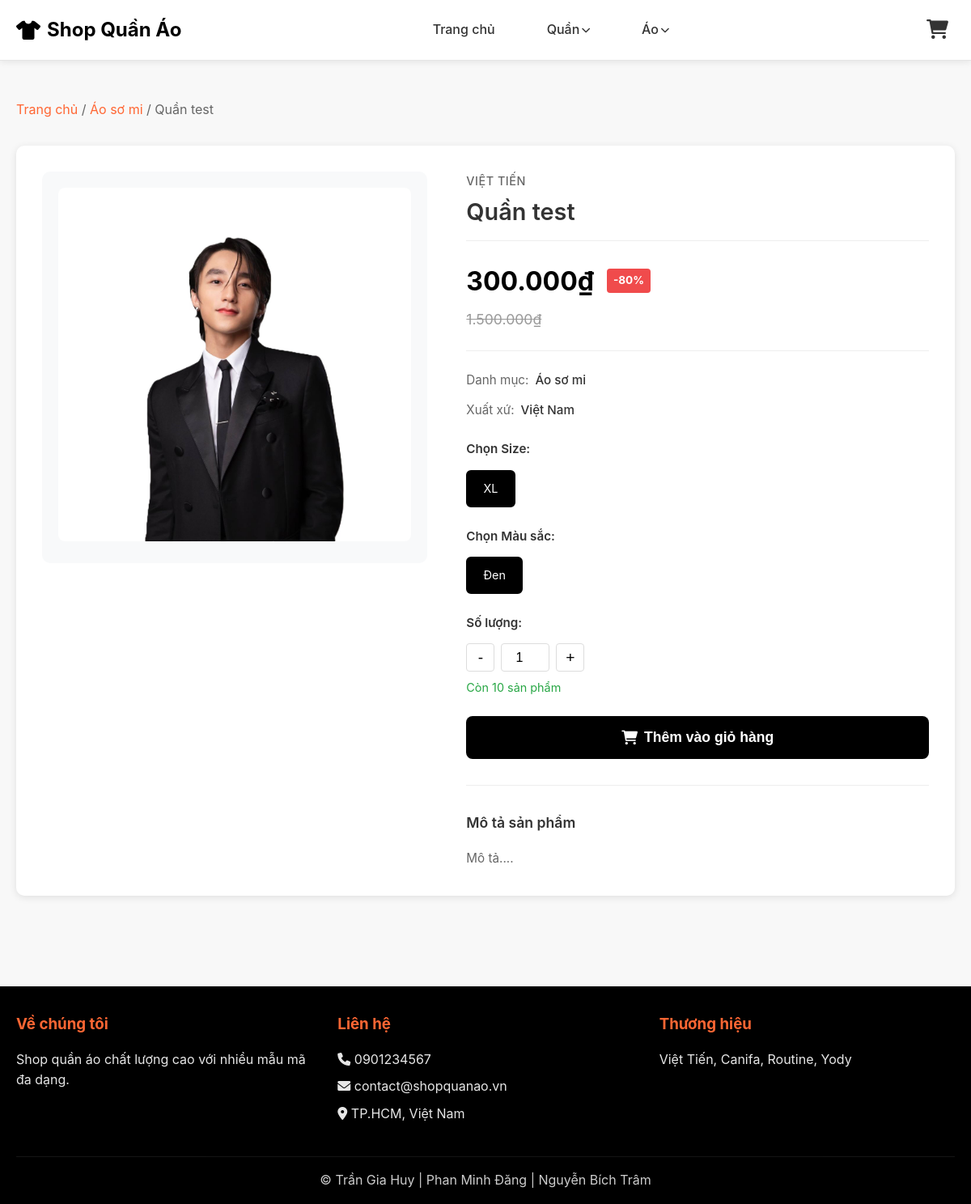
The app's page /public/index.php?controller=product&action=detail&id=6, older data.
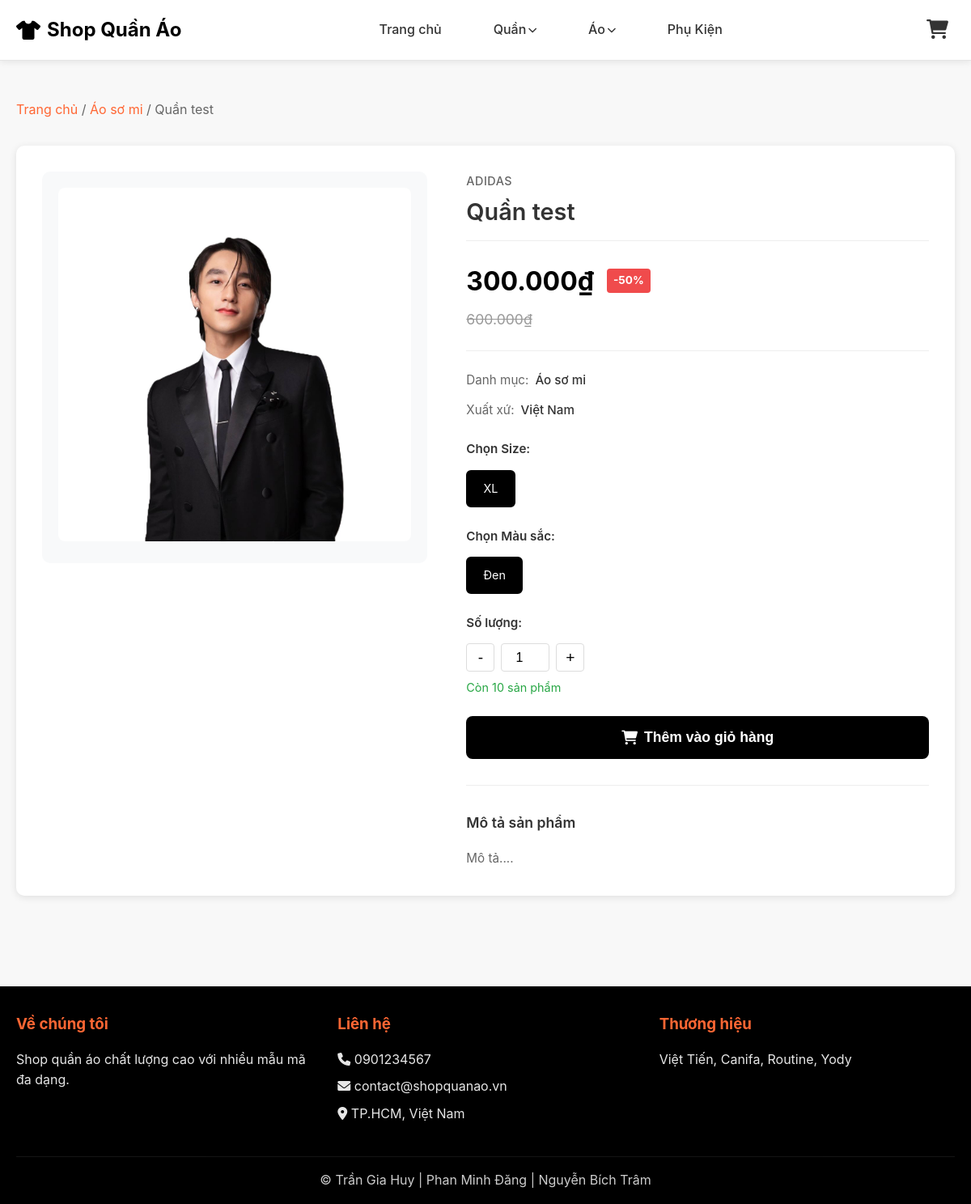
The same page, newer data.
### tables this page shows
CREATE TABLE `danhmuc` (
  `MaDM` int(11) NOT NULL,
  `TenDM` varchar(100) DEFAULT NULL,
  `MaDM_Cha` int(11) DEFAULT NULL
);

CREATE TABLE `sanpham` (
  `MaSP` int(11) NOT NULL,
  `TenSP` varchar(100) DEFAULT NULL,
  `MaDM` int(11) DEFAULT NULL,
  `MaTH` int(11) DEFAULT NULL,
  `XuatXu` varchar(100) DEFAULT NULL,
  `MoTa` text DEFAULT NULL,
  `HinhAnh` varchar(255) DEFAULT NULL
);

CREATE TABLE `thuonghieu` (
  `MaTH` int(11) NOT NULL,
  `TenTH` varchar(100) DEFAULT NULL
);

CREATE TABLE `sanpham_bienthe` (
  `MaSP_BienThe` int(11) NOT NULL,
  `MaSP` int(11) DEFAULT NULL,
  `KichThuoc` varchar(10) DEFAULT NULL,
  `MauSac` varchar(50) DEFAULT NULL,
  `GiaNhap` decimal(10,2) DEFAULT NULL,
  `GiaBan` decimal(10,2) DEFAULT NULL,
  `GiaGoc` decimal(10,2) DEFAULT NULL,
  `TonKho` int(11) DEFAULT NULL,
  `NgayCapNhat` date DEFAULT NULL
);

### app/controllers/ProductController.php (called while the page is built, shortened)
<?php
require_once __DIR__ . '/../../core/Controller.php';
class ProductController extends Controller {
    public function detail() {
        $productId = isset($_GET['id']) ? intval($_GET['id']) : 0;
        $productModel = $this->model('Product');
        $product = $productModel->getProductDetail($productId);
        $variants = $productModel->getProductVariants($productId, true);
        $successMessage = null;
        $data = [
            'page_title' => $product['TenSP'],
            'product' => $product,
            'variants' => $variants,
            'successMessage' => $successMessage
        ];
        $this->view('product/detail', $data);
    }
}
?>

### core/Model.php (called while the page is built, shortened)
<?php
class Model {
    protected $db;
    public function __construct() {
        $this->db = $this->connectDB();
    }
    private function connectDB() {
        $conn = new mysqli(DB_HOST, DB_USER, DB_PASS, DB_NAME);
        $conn->set_charset("utf8mb4");
        return $conn;
    }
    public function query($sql) {
        return $this->db->query($sql);
    }
}
?>

### app/models/Category.php (called while the page is built, shortened)
<?php
require_once __DIR__ . '/../../core/Model.php';
class Category extends Model {
    public function getParentCategories() {
        $sql = "SELECT * FROM danhmuc WHERE MaDM_Cha IS NULL ORDER BY MaDM";
        $result = $this->query($sql);
        if ($result) {
            return $result->fetch_all(MYSQLI_ASSOC);
        }
        return [];
    }
    public function getChildCategories($parentId) {
        $sql = "SELECT * FROM danhmuc WHERE MaDM_Cha = " . intval($parentId) . " ORDER BY MaDM";
        $result = $this->query($sql);
        if ($result) {
            return $result->fetch_all(MYSQLI_ASSOC);
        }
        return [];
    }
    public function getCategoriesTree() {
        $parents = $this->getParentCategories();
        $tree = [];
        foreach ($parents as $parent) {
            $parent['children'] = $this->getChildCategories($parent['MaDM']);
            $tree[] = $parent;
        }
        return $tree;
    }
}
?>

### app/models/Product.php (called while the page is built, shortened)
<?php
require_once __DIR__ . '/../../core/Model.php';
class Product extends Model {
    public function getProductDetail($productId) {
        $sql = "SELECT sp.*, dm.TenDM, th.TenTH
                FROM sanpham sp
                LEFT JOIN danhmuc dm ON sp.MaDM = dm.MaDM
                LEFT JOIN thuonghieu th ON sp.MaTH = th.MaTH
                WHERE sp.MaSP = " . intval($productId);
        $result = $this->query($sql);
        if ($result && $result->num_rows > 0) {
            return $result->fetch_assoc();
        }
        return null;
    }
    public function getProductVariants($productId, $onlyInStock = false) {
        $sql = "SELECT *,
                CASE
                    WHEN GiaGoc > 0 AND GiaGoc > GiaBan THEN ROUND(((GiaGoc - GiaBan) / GiaGoc) * 100, 0)
                    ELSE 0
                END as PhanTramGiam
                FROM sanpham_bienthe
                WHERE MaSP = " . intval($productId);
        if ($onlyInStock) {
            $sql .= " AND TonKho > 0";
        }
        $sql .= " ORDER BY KichThuoc, MauSac";
        $result = $this->query($sql);
        if ($result) {
            return $result->fetch_all(MYSQLI_ASSOC);
        }
        return [];
    }
}
?>

### app/views/product/detail.php (the view, shortened to what the changed rows need)
<?php require_once __DIR__ . '/../layouts/header.php'; ?>
<div class="container">
    <div class="breadcrumb">
        <a href="index.php">Trang chủ</a> /
        <a href="index.php?category=<?php echo $product['MaDM']; ?>"><?php echo htmlspecialchars($product['TenDM']); ?></a> /
        <span><?php echo htmlspecialchars($product['TenSP']); ?></span>
    </div>
    <div class="product-detail">
        <div class="product-detail-left">
            <div class="product-detail-image">
                <?php if (!empty($product['HinhAnh'])): ?>
                    <img src="uploads/products/<?php echo htmlspecialchars($product['HinhAnh']); ?>"
                         alt="<?php echo htmlspecialchars($product['TenSP']); ?>">
                <?php endif; ?>
            </div>
        </div>
        <div class="product-detail-right">
            <div class="product-detail-info">
                <div class="product-brand-text"><?php echo htmlspecialchars($product['TenTH']); ?></div>
                <h1 class="product-title"><?php echo htmlspecialchars($product['TenSP']); ?></h1>
                <?php if (!empty($variants)): ?>
                    <?php
                    $firstVariant = $variants[0];
                    $hasDiscount = !empty($firstVariant['GiaGoc']) && $firstVariant['GiaGoc'] > $firstVariant['GiaBan'];
                    ?>
                    <div class="product-price-section">
                        <div class="price-row">
                            <span class="price-current" id="detail-price"><?php echo number_format($firstVariant['GiaBan'], 0, ',', '.'); ?>₫</span>
                            <?php if ($hasDiscount): ?>
                                <span class="price-badge">-<?php echo $firstVariant['PhanTramGiam']; ?>%</span>
                            <?php endif; ?>
                        </div>
                        <?php if ($hasDiscount): ?>
                            <div class="price-original" id="detail-price-original"><?php echo number_format($firstVariant['GiaGoc'], 0, ',', '.'); ?>₫</div>
                        <?php endif; ?>
                    </div>
                <?php endif; ?>
                <div class="product-meta">
                    <div class="meta-item">
                        <span class="meta-label">Danh mục:</span>
                        <span class="meta-value"><?php echo htmlspecialchars($product['TenDM']); ?></span>
                    </div>
                    <div class="meta-item">
                        <span class="meta-label">Xuất xứ:</span>
                        <span class="meta-value"><?php echo htmlspecialchars($product['XuatXu']); ?></span>
                    </div>
                </div>
                <?php if (!empty($variants)): ?>
                <form method="POST" action="" class="product-form">
                    <?php
                    $sizes = array_unique(array_column($variants, 'KichThuoc'));
                    $colors = array_unique(array_column($variants, 'MauSac'));
                    ?>
                    <div class="form-group">
                        <label class="form-label">Chọn Size:</label>
                        <div class="size-selector">
                            <?php foreach($sizes as $index => $size): ?>
                            <label class="size-option">
                                <span><?php echo htmlspecialchars($size); ?></span>
                            </label>
                            <?php endforeach; ?>
                        </div>
                    </div>
                    <div class="form-group">
                        <label class="form-label">Chọn Màu sắc:</label>
                        <div class="color-selector">
                            <?php foreach($colors as $index => $color): ?>
                            <label class="color-option">
                                <span><?php echo htmlspecialchars($color); ?></span>
                            </label>
                            <?php endforeach; ?>
                        </div>
                    </div>
                    <div class="form-group">
                        <label class="form-label">Số lượng:</label>
                        <div class="quantity-selector">
                            <button type="button" class="qty-btn" id="qty-minus">-</button>
                            <input type="number" name="quantity" id="quantity" value="1" min="1" max="999" readonly>
                            <button type="button" class="qty-btn" id="qty-plus">+</button>
                        </div>
                        <div id="stock-info" class="stock-info">Còn <?php echo $variants[0]['TonKho']; ?> sản phẩm</div>
                    </div>
                    <button type="submit" name="add_to_cart" class="btn btn-add-cart">
                        <i class="fas fa-shopping-cart"></i> Thêm vào giỏ hàng
                    </button>
                </form>
                <?php else: ?>
                <div class="alert alert-warning">
                    <i class="fas fa-exclamation-triangle"></i> Sản phẩm tạm thời hết hàng
                </div>
                <?php endif; ?>
                <div class="product-description">
                    <h3>Mô tả sản phẩm</h3>
                    <p><?php echo nl2br(htmlspecialchars($product['MoTa'])); ?></p>
                </div>
            </div>
        </div>
    </div>
</div>
<?php require_once __DIR__ . '/../layouts/footer.php'; ?>

### app/views/layouts/header.php (shortened to what the changed rows need)
<!DOCTYPE html>
<html lang="vi">
<head>
    <link rel="stylesheet" href="css/style.css">
    <link rel="stylesheet" href="https://cdnjs.cloudflare.com/ajax/libs/font-awesome/6.0.0/css/all.min.css">
</head>
<body>
    <?php
    require_once __DIR__ . '/../../models/Category.php';
    $categoryModel = new Category();
    $categoriesTree = $categoryModel->getCategoriesTree();
    ?>
    <header class="header">
        <div class="container">
            <div class="header-content">
                <div class="logo">
                    <a href="index.php">
                        <i class="fas fa-tshirt"></i>
                        <span>Shop Quần Áo</span>
                    </a>
                </div>
                <nav class="nav">
                    <a href="index.php" class="nav-link">Trang chủ</a>
                    <?php foreach ($categoriesTree as $parent): ?>
                        <?php if (!empty($parent['children'])): ?>
                            <div class="nav-dropdown">
                                <a href="index.php?category=<?php echo $parent['MaDM']; ?>" class="nav-link">
                                    <?php echo htmlspecialchars($parent['TenDM']); ?>
                                    <i class="fas fa-chevron-down" style="font-size: 0.7rem; margin-left: 3px;"></i>
                                </a>
                            </div>
                        <?php else: ?>
                            <a href="index.php?category=<?php echo $parent['MaDM']; ?>" class="nav-link">
                                <?php echo htmlspecialchars($parent['TenDM']); ?>
                            </a>
                        <?php endif; ?>
                    <?php endforeach; ?>
                </nav>
                <div class="header-actions">
                    <a href="index.php?controller=cart" class="cart-icon">
                        <i class="fas fa-shopping-cart"></i>
                    </a>
                </div>
            </div>
        </div>
    </header>
    <main class="main">

Row changes from the older to the newer data that the page shows:
added danhmuc: TenDM "Phụ Kiện"
changed sanpham "Quần test": MaTH.TenTH "VIỆT TIẾN" → "ADIDAS"
changed sanpham_bienthe: GiaGoc "1.500.000" → "600.000"
Text that changed along with them:
$firstVariant['PhanTramGiam']: "80" → "50"
